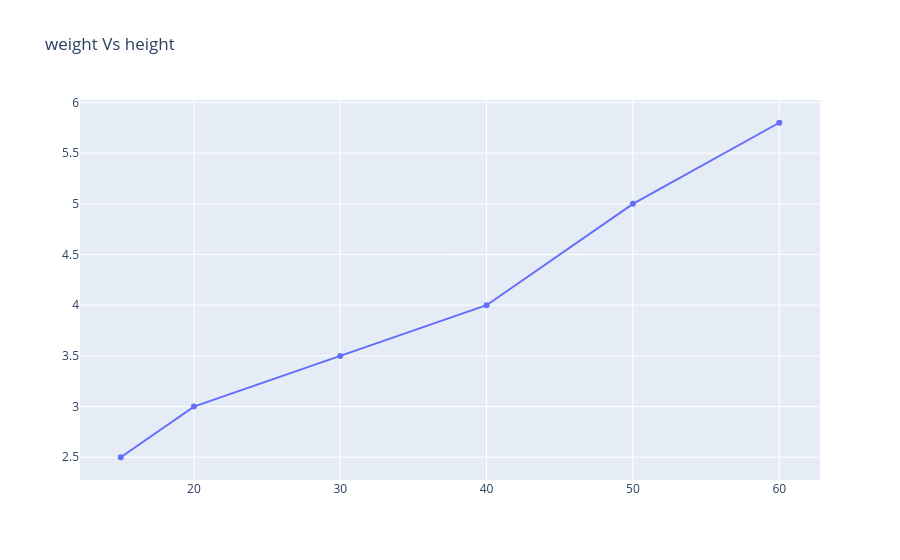

Notebook code cell kept with this figure:
### Code cell
import plotly.graph_objects as go

fig.update_layout(title="weight Vs height")
fig.show()

### Figure 1 — Plotly figure (JSON) as saved in the notebook; plotly's stock layout.template omitted (floating-point values rounded to 4 significant figures)
{"data": [{"x": [15, 20, 30, 40, 50, 60], "y": [2.5, 3, 3.5, 4, 5, 5.8], "type": "scatter"}], "layout": {"title": {"text": "weight Vs height"}}}
